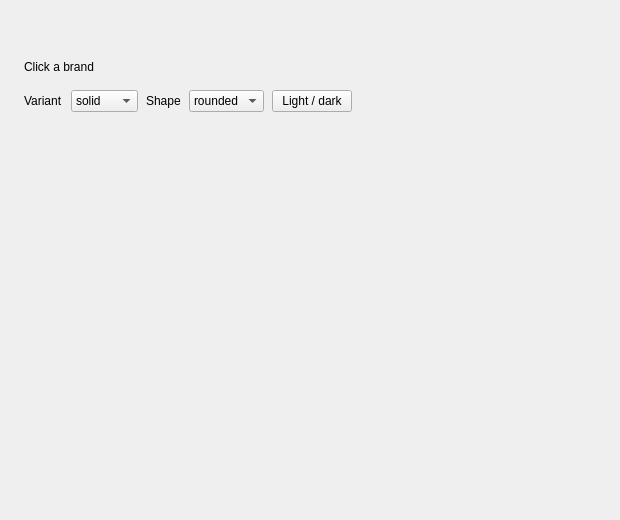
<?xml version='1.0' encoding='utf-8'?>
<ui version="4.0">
 <class>MainWindow</class>
 <widget class="QMainWindow" name="MainWindow">
  <property name="geometry">
   <rect>
    <x>0</x>
    <y>0</y>
    <width>620</width>
    <height>520</height>
   </rect>
  </property>
  <property name="windowTitle">
   <string>QCustomSocialButton Showcase</string>
  </property>
  <widget class="QWidget" name="centralwidget">
   <layout class="QVBoxLayout" name="rootLayout">
    <property name="spacing">
     <number>16</number>
    </property>
    <property name="leftMargin">
     <number>24</number>
    </property>
    <property name="topMargin">
     <number>24</number>
    </property>
    <property name="rightMargin">
     <number>24</number>
    </property>
    <property name="bottomMargin">
     <number>24</number>
    </property>
    <item>
     <layout class="QGridLayout" name="brandGrid">
      <property name="spacing">
       <number>10</number>
      </property>
      <item row="0" column="0">
       <widget class="QCustomSocialButton" name="btnGithub">
        <property name="brand" stdset="0">
         <string>github</string>
        </property>
        <property name="text" stdset="0">
         <string>Continue with GitHub</string>
        </property>
       </widget>
      </item>
      <item row="0" column="1">
       <widget class="QCustomSocialButton" name="btnGoogle">
        <property name="brand" stdset="0">
         <string>google</string>
        </property>
        <property name="text" stdset="0">
         <string>Continue with Google</string>
        </property>
       </widget>
      </item>
      <item row="0" column="2">
       <widget class="QCustomSocialButton" name="btnX">
        <property name="brand" stdset="0">
         <string>x</string>
        </property>
        <property name="text" stdset="0">
         <string>Share on X</string>
        </property>
       </widget>
      </item>
      <item row="1" column="0">
       <widget class="QCustomSocialButton" name="btnFacebook">
        <property name="brand" stdset="0">
         <string>facebook</string>
        </property>
        <property name="text" stdset="0">
         <string>Continue with Facebook</string>
        </property>
       </widget>
      </item>
      <item row="1" column="1">
       <widget class="QCustomSocialButton" name="btnLinkedin">
        <property name="brand" stdset="0">
         <string>linkedin</string>
        </property>
        <property name="text" stdset="0">
         <string>Share on LinkedIn</string>
        </property>
       </widget>
      </item>
      <item row="1" column="2">
       <widget class="QCustomSocialButton" name="btnDiscord">
        <property name="brand" stdset="0">
         <string>discord</string>
        </property>
        <property name="text" stdset="0">
         <string>Join on Discord</string>
        </property>
       </widget>
      </item>
      <item row="2" column="0">
       <widget class="QCustomSocialButton" name="btnSlack">
        <property name="brand" stdset="0">
         <string>slack</string>
        </property>
        <property name="text" stdset="0">
         <string>Add to Slack</string>
        </property>
       </widget>
      </item>
      <item row="2" column="1">
       <widget class="QCustomSocialButton" name="btnApple">
        <property name="brand" stdset="0">
         <string>apple</string>
        </property>
        <property name="text" stdset="0">
         <string>Continue with Apple</string>
        </property>
       </widget>
      </item>
      <item row="2" column="2">
       <widget class="QCustomSocialButton" name="btnWhatsapp">
        <property name="brand" stdset="0">
         <string>whatsapp</string>
        </property>
        <property name="text" stdset="0">
         <string>Share on WhatsApp</string>
        </property>
       </widget>
      </item>
     </layout>
    </item>
    <item>
     <widget class="QLabel" name="statusLabel">
      <property name="text">
       <string>Click a brand</string>
      </property>
     </widget>
    </item>
    <item>
     <layout class="QHBoxLayout" name="controlsRow">
      <property name="spacing">
       <number>8</number>
      </property>
      <item>
       <widget class="QLabel" name="variantLabel">
        <property name="text">
         <string>Variant</string>
        </property>
       </widget>
      </item>
      <item>
       <widget class="QComboBox" name="variantCombo">
        <item>
         <property name="text">
          <string>solid</string>
         </property>
        </item>
        <item>
         <property name="text">
          <string>outline</string>
         </property>
        </item>
        <item>
         <property name="text">
          <string>soft</string>
         </property>
        </item>
       </widget>
      </item>
      <item>
       <widget class="QLabel" name="shapeLabel">
        <property name="text">
         <string>Shape</string>
        </property>
       </widget>
      </item>
      <item>
       <widget class="QComboBox" name="shapeCombo">
        <item>
         <property name="text">
          <string>rounded</string>
         </property>
        </item>
        <item>
         <property name="text">
          <string>pill</string>
         </property>
        </item>
        <item>
         <property name="text">
          <string>square</string>
         </property>
        </item>
       </widget>
      </item>
      <item>
       <widget class="QPushButton" name="themeBtn">
        <property name="text">
         <string>Light / dark</string>
        </property>
       </widget>
      </item>
      <item>
       <spacer name="controlsSpacer">
        <property name="orientation">
         <enum>Qt::Horizontal</enum>
        </property>
        <property name="sizeHint" stdset="0">
         <size>
          <width>10</width>
          <height>10</height>
         </size>
        </property>
       </spacer>
      </item>
     </layout>
    </item>
    <item>
     <spacer name="bottomSpacer">
      <property name="orientation">
       <enum>Qt::Vertical</enum>
      </property>
      <property name="sizeHint" stdset="0">
       <size>
        <width>10</width>
        <height>10</height>
       </size>
      </property>
     </spacer>
    </item>
   </layout>
  </widget>
 </widget>
 <customwidgets>
  <customwidget>
   <class>QCustomSocialButton</class>
   <extends>QWidget</extends>
   <header location="global">Custom_Widgets.QCustomSocialButton.h</header>
  </customwidget>
 <customwidget><class>QPushButton</class><extends>QPushButton</extends><header location="global">Custom_Widgets.Theme.h</header><container>1</container></customwidget><customwidget><class>QLabel</class><extends>QLabel</extends><header location="global">Custom_Widgets.Theme.h</header><container>1</container></customwidget></customwidgets>
 <connections />
</ui>
